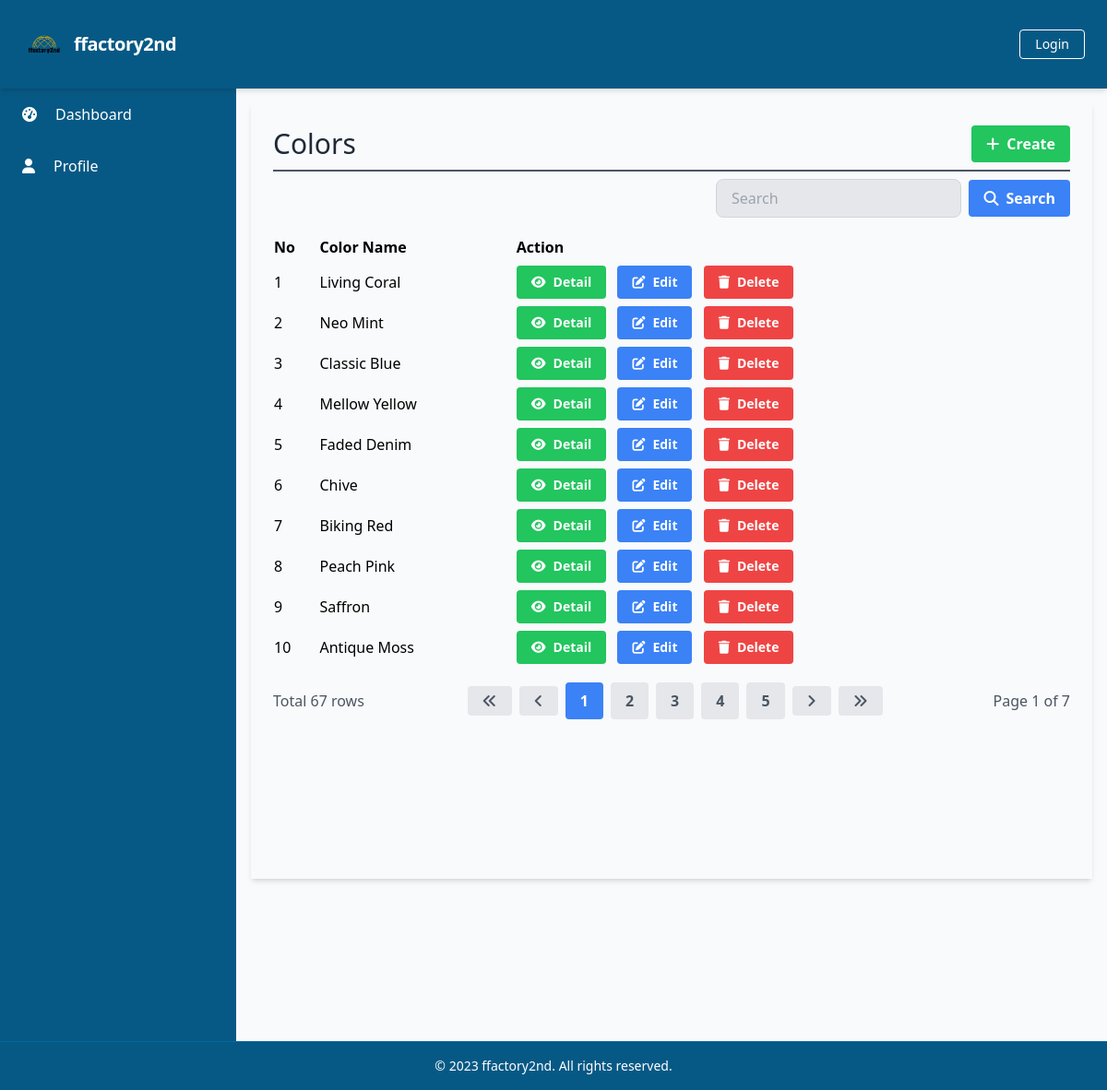
The page /manage_colors/manage_colors_list.php on the database its author committed.
### tables this page shows
CREATE TABLE `Colors` (
  `ColorID` int(11) NOT NULL,
  `ColorName` varchar(50) DEFAULT NULL
);

### database/connection.php (called while the page is built, shortened)
<?php
$baseUrl = "http://localhost/final_project_ricky_2023/";

### public/manage_colors/manage_colors_list.php (the view, shortened to what this page needs)
<?php
require_once('../../database/connection.php');
?>
<?php include_once('../components/header.php'); ?>
<div class="h-screen flex flex-col">
    <?php include('../components/navbar.php'); ?>
    <div class="flex-grow bg-gray-50 flex flex-row shadow-md">
        <?php include('../components/sidebar.php'); ?>
        <main class="bg-gray-50 flex flex-col flex-1 overflow-y-scroll h-screen flex-shrink-0 sc-hide pb-40">
            <div class="flex items-start justify-start p-6 shadow-md m-4 flex-1 flex-col">
                <div class="flex flex-row justify-between items-center w-full border-b-2 border-gray-600 mb-2 pb-2">
                    <h1 class="text-3xl text-gray-800 font-semibol w-full">Colors</h1>
                    <div class="flex flex-row justify-end items-center">
                        <a href="<?php echo $baseUrl; ?>public/manage_colors/manage_colors_create.php" class="bg-green-500 hover-bg-green-700 text-white font-bold py-2 px-4 rounded inline-flex items-center">
                            <i class="fas fa-plus mr-2"></i>
                            <span>Create</span>
                        </a>
                    </div>
                </div>
                <div class="flex flex-col w-full">
                    <?php include('../components/search_manage.php'); ?>
                    <table class="min-w-full">
                        <thead>
                            <tr>
                                <th class="text-left py-1">No</th>
                                <th class="text-left py-1">Color Name</th>
                                <th class="text-left py-1">Action</th>
                            </tr>
                        </thead>
                        <tbody>
                            <?php
                            $searchTerm = isset($_GET['search']) ? $_GET['search'] : '';
                            $page = isset($_GET['page']) ? $_GET['page'] : 1;
                            $query = "SELECT * FROM Colors
                                      WHERE ColorName LIKE '%$searchTerm%'
                                      LIMIT 10 OFFSET " . ($page - 1) * 10;
                            $result = $conn->query($query);
                            $no = 1;
                            while ($row = $result->fetch_assoc()) {
                            ?>
                                <tr>
                                    <td class="py-1"><?php echo $no++; ?></td>
                                    <td class="py-1"><?php echo $row['ColorName']; ?></td>
                                    <td class='py-1'>
                                        <a href="<?php echo $baseUrl; ?>public/manage_colors/manage_colors_detail.php?id=<?php echo $row['ColorID'] ?>" class='bg-green-500 hover-bg-green-700 text-white font-bold py-2 px-4 rounded inline-flex items-center mr-2 text-sm'>
                                            <i class='fas fa-eye mr-2'></i>
                                            <span>Detail</span>
                                        </a>
                                        <a href="<?php echo $baseUrl; ?>public/manage_colors/manage_colors_update.php?id=<?php echo $row['ColorID'] ?>" class='bg-blue-500 hover-bg-blue-700 text-white font-bold py-2 px-4 rounded inline-flex items-center mr-2 text-sm'>
                                            <i class='fas fa-edit mr-2'></i>
                                            <span>Edit</span>
                                        </a>
                                        <button onclick="confirmDelete(<?php echo $row['ColorID']; ?>)" class='bg-red-500 hover-bg-red-700 text-white font-bold py-2 px-4 rounded inline-flex items-center text-sm'>
                                            <i class='fas fa-trash mr-2'></i>
                                            <span>Delete</span>
                                        </button>
                                    </td>
                                </tr>
                            <?php
                            }
                            ?>
                        </tbody>
                    </table>
                </div>
                <?php include('../components/pagination.php'); ?>
        </main>
    </div>
    <?php include('../components/footer.php'); ?>
</div>
</body>
</html>

### rows shown on the page
colors: ColorName "Living Coral"
colors: ColorName "Neo Mint"
colors: ColorName "Classic Blue"
colors: ColorName "Mellow Yellow"
colors: ColorName "Faded Denim"
colors: ColorName "Chive"
colors: ColorName "Biking Red"
colors: ColorName "Peach Pink"
colors: ColorName "Saffron"
colors: ColorName "Antique Moss"

### other values the page prints
$baseTitle "ffactory2nd"
$rowCount "67"
$page "1"
$totalPage "7"
